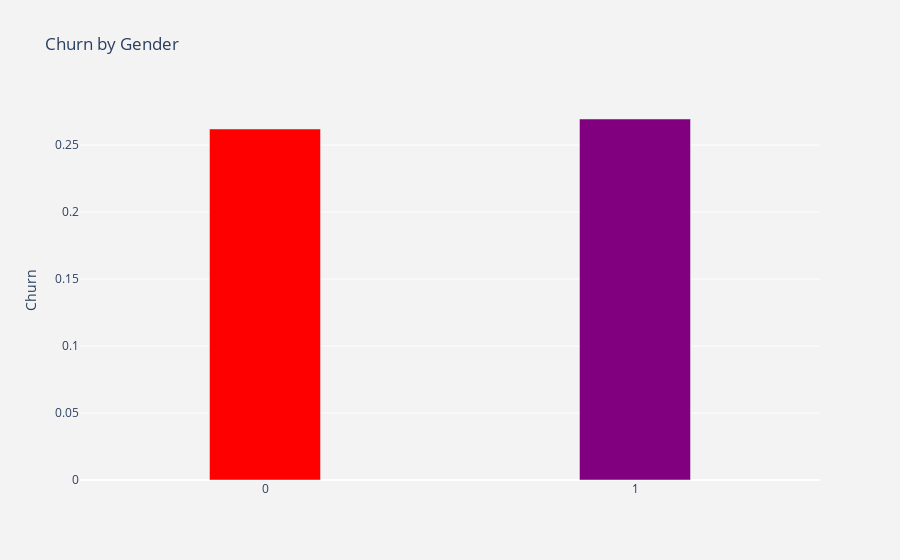

The notebook cell this image was saved under:
### Code cell
plot_by_gender = df.groupby('Gender').Churn.mean().reset_index()
plot_data = [go.Bar(
    x=plot_by_gender['Gender'],
    y=plot_by_gender['Churn'],
    width=[0.3, 0.3],
    marker=dict(color=['red','purple'])
)]
plot_layout = go.Layout(
    xaxis={"type":"category"},
    yaxis={"title":"Churn"},
    title='Churn by Gender',
    plot_bgcolor='rgb(243,243,243)',
    paper_bgcolor='rgb(243,243,243)',
)
fig = go.Figure(data=plot_data,layout=plot_layout) 
po.iplot(fig)

### Figure 1 — Plotly figure (JSON) as saved in the notebook; plotly's stock layout.template omitted (floating-point values rounded to 4 significant figures)
{"data": [{"marker": {"color": ["red", "purple"]}, "type": "bar", "width": [0.3, 0.3], "x": [0, 1], "y": [0.262, 0.2695]}], "layout": {"paper_bgcolor": "rgb(243,243,243)", "plot_bgcolor": "rgb(243,243,243)", "title": {"text": "Churn by Gender"}, "xaxis": {"type": "category"}, "yaxis": {"title": {"text": "Churn"}}}}
